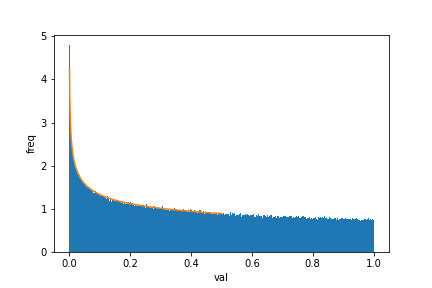

The script that drew this image:
import numpy as np
import matplotlib.pyplot as plt

def w(x):
  return (1 - 1/4)*(x**(-1/4))

def inv(N):
  x = np.random.uniform(0,1,N)
  return x**(4/3)

hists, bins, ignore = plt.hist(inv(1000000), bins = 500, density = True)
bins = (bins[1:] + bins[:1])
plt.plot(bins, w(bins))
plt.xlabel('val')
plt.ylabel('freq')
#plt.xscale('log')
#plt.yscale('log')
plt.show()
